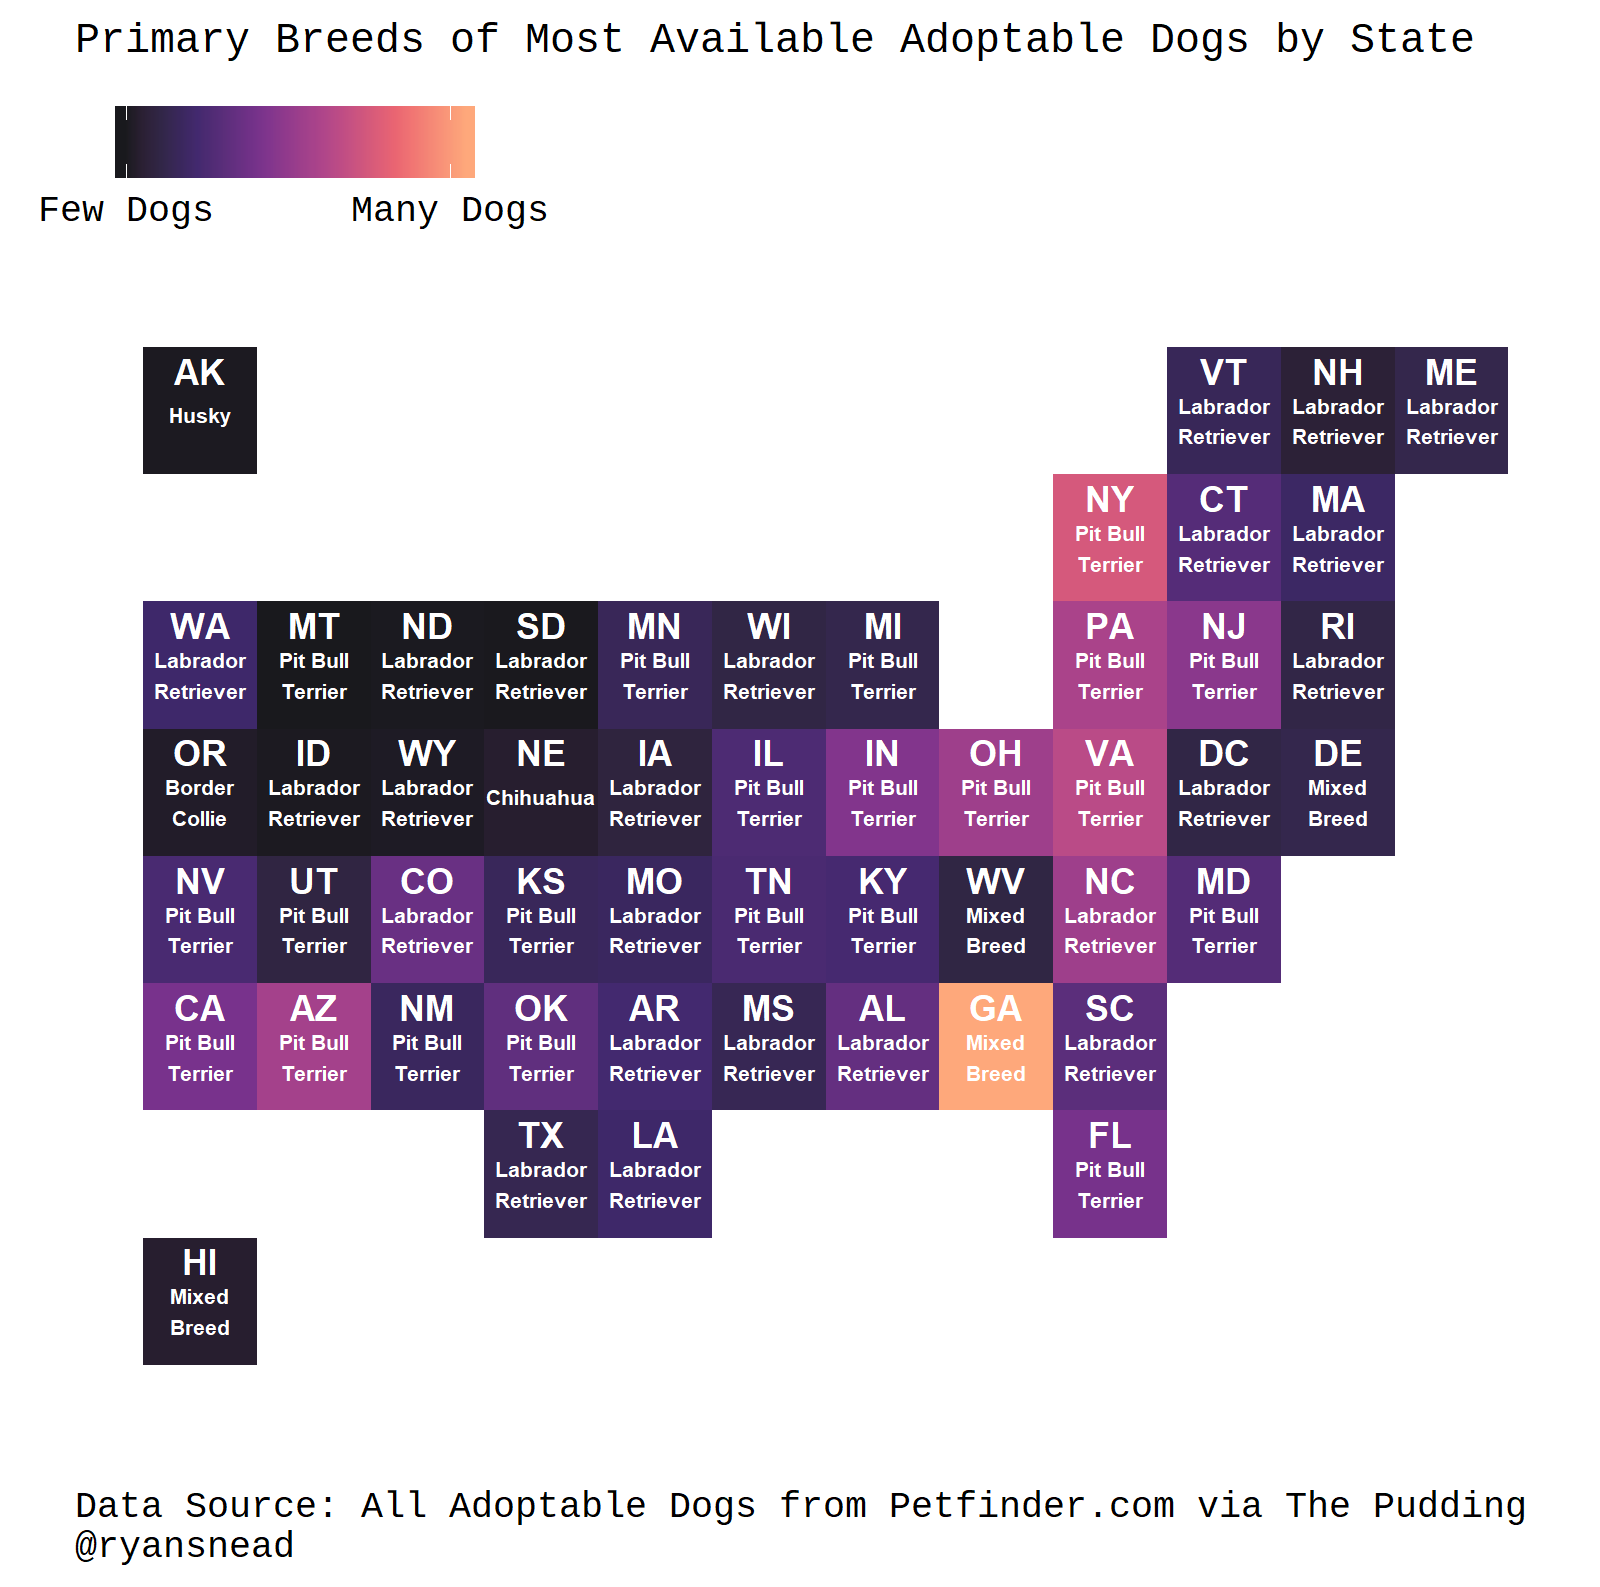

R code for this plot:
# TidyTuesday
# 12/16/2019
# Adoptable Dogs


#---- load packages and fonts ------

library(tidycensus)
library(dplyr)
library(tidyr)
library(ggplot2)
library(summarytools)
library(geofacet)
library(stringr)
library(extrafont)

font_import(paths = "C:\Windows\Fonts", prompt = F) # loading fonts

#---- Read in data

dog_moves        <- readr::read_csv('https://raw.githubusercontent.com/rfordatascience/tidytuesday/master/data/2019/2019-12-17/dog_moves.csv')
dog_travel       <- readr::read_csv('https://raw.githubusercontent.com/rfordatascience/tidytuesday/master/data/2019/2019-12-17/dog_travel.csv')
dog_descriptions <- readr::read_csv('https://raw.githubusercontent.com/rfordatascience/tidytuesday/master/data/2019/2019-12-17/dog_descriptions.csv')

#---- Data Manipulation

dog_descriptions_state <-
  dog_descriptions %>%
    left_join(us_state_grid2, by = c("contact_state" = "code")) %>% # Joining state grid with data set
    group_by(contact_state, breed_primary) %>% 
    add_tally() %>%                                                 # Counting number of primary breeds by state
    distinct(contact_state, breed_primary, row, col, n) %>%         # Removing duplicate rows
    group_by(contact_state) %>% 
    top_n(n = 1, wt = n) %>%                                        # Retaining the top primary breed in each state
    drop_na(col) %>%                                                # Removing territories and rows not attached to states
    distinct(contact_state, .keep_all = TRUE) %>%                  # For simplicity just removing ties randomly
    mutate(breed_primary = str_replace_all(breed_primary, c("Mixed Breed" = "Mixed\nBreed", "Pit Bull Terrier" = "Pit Bull\nTerrier", "Labrador Retriever" = "Labrador\nRetriever", "Border Collie" = "Border\nCollie")))

#---- Visualize

dog_descriptions_state %>% 
  ggplot(aes(x=col, y=row)) +
  geom_tile(aes(fill=n)) +
  scale_y_reverse(breaks=NULL) +
  scale_x_continuous(breaks=NULL) +
  geom_text(aes(label=contact_state), size=3, vjust=-1, fontface="bold", color="white") +
  geom_text(aes(label=breed_primary), size=1.8, vjust= 0.7, fontface="bold", color="white") +
  scale_fill_viridis_c(option = "magma", 
                       alpha = .9,
                       name = NULL,
                       end = .8,
                       breaks=c(10,750),
                       labels = c("Few Dogs", "Many Dogs")) +
  theme(text = element_text(family = "Liberation Mono"),
        axis.ticks = NULL,
        legend.position = "top",
        legend.justification = "left",
        legend.title = element_text(size=8, vjust = -.25, hjust = 5),
        legend.background = element_rect(color = 'white', fill = 'white'),
        plot.background = element_rect(color = 'white', fill = 'white'),
        panel.background = element_rect(color = 'white', fill = 'white'),
        plot.caption = element_text(color = "black", hjust=0),
        plot.title = element_text(color = "black", size = 10)) +
  labs(title="Primary Breeds of Most Available Adoptable Dogs by State",
       caption="Data Source: All Adoptable Dogs from Petfinder.com via The Pudding\n@ryansnead", 
       x="", y="", color="white") 

ggsave("C:\\Users\\Rsnea\\Documents\\R\\TidyTuesday\\20191216_AdoptableDogs\\20191216_AdoptableDogs.png")
